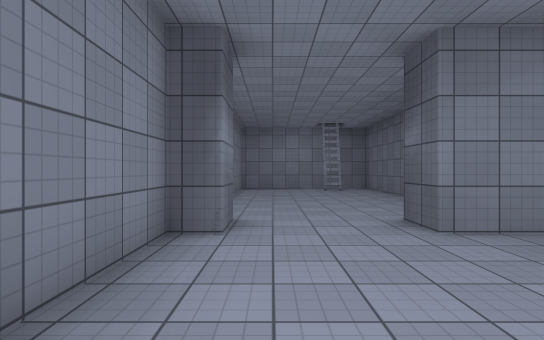
view 1 (above)

19 first-person views from a walk through a 3-D level made in the Unity game engine. The camera is 1.4 m above the floor, looks level and sees 80° across. The floor is counted in squares, 2 m on a side. Each view is taken from the middle of a square. On the plan, view 1 faces up. The plan holds only what a view shows up to about 10 squares ahead; the rest is blank. The place goes on beyond the plan. The player character is not drawn. Surface patterns are stand-ins for the level's own textures.

view 2
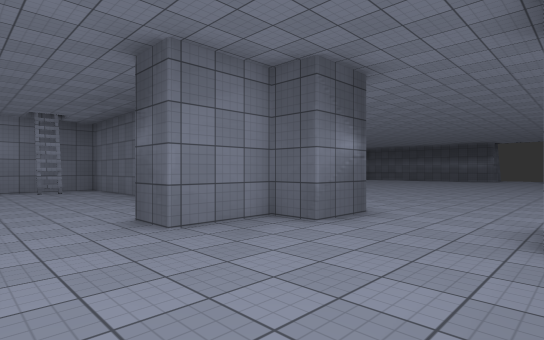

view 3
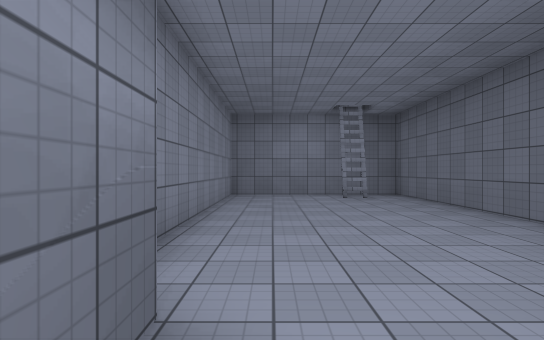

view 4
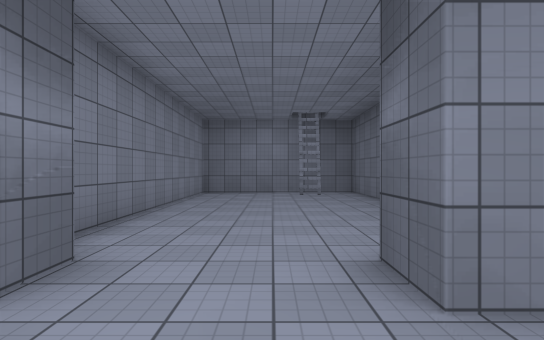

view 5
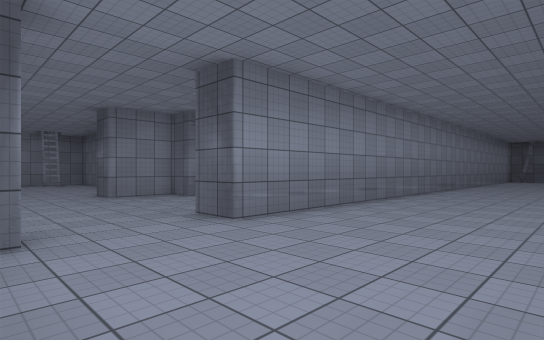

view 6
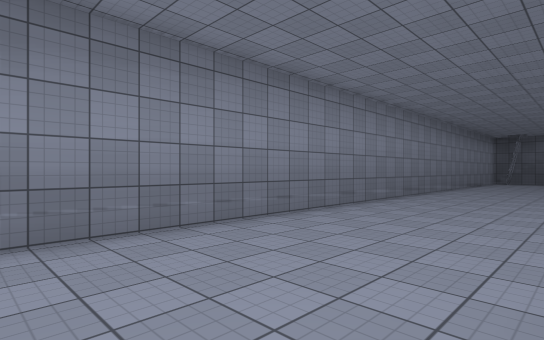

view 7
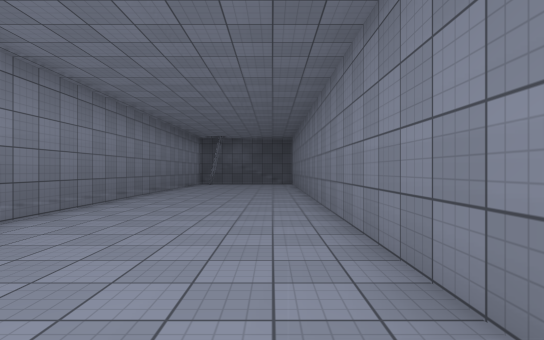

view 8
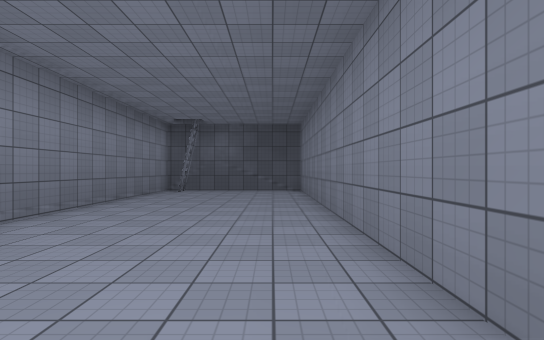

view 9
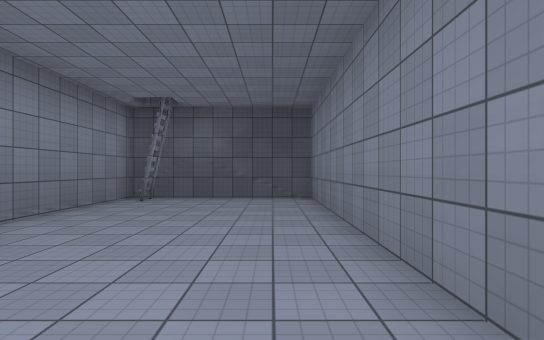

view 10
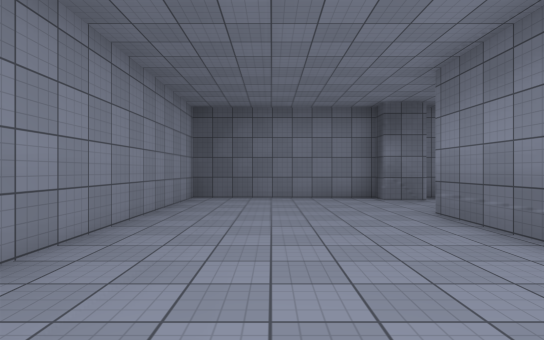

view 11
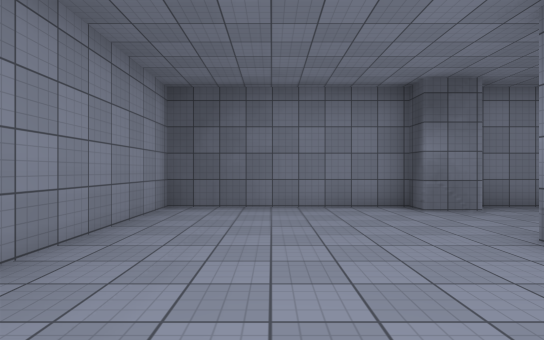

view 12
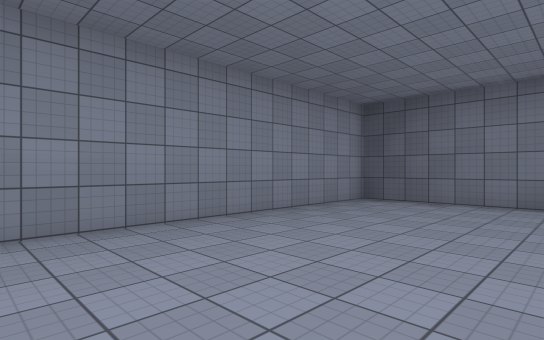

view 13
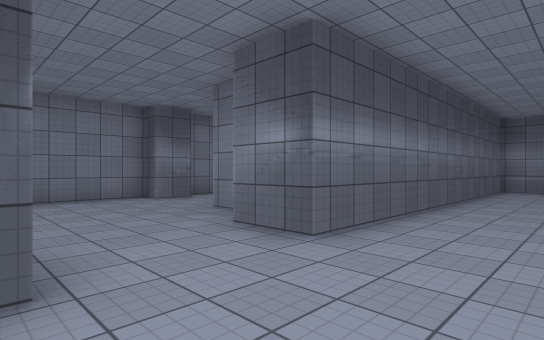

view 14
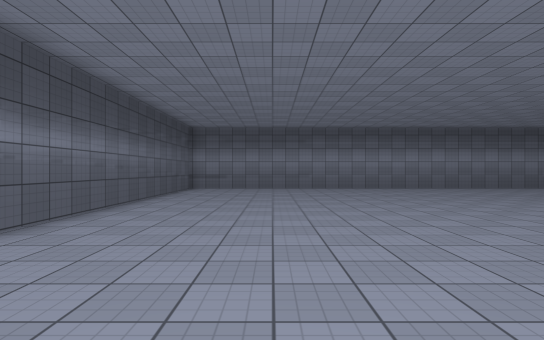

view 15
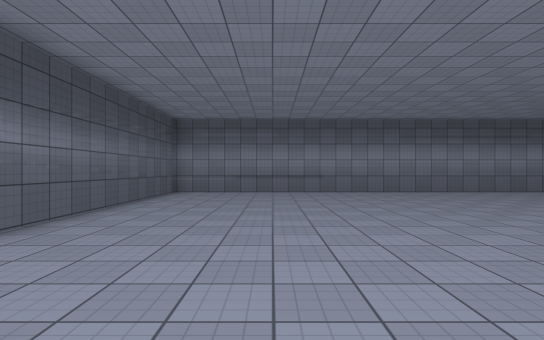

view 16
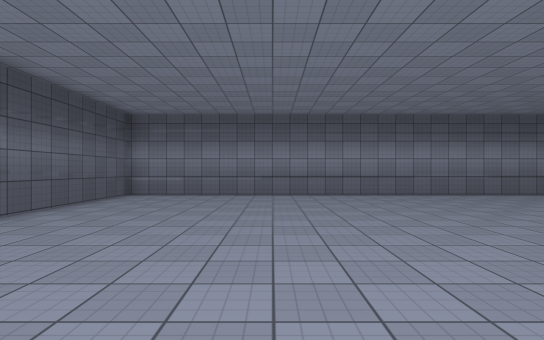

view 17
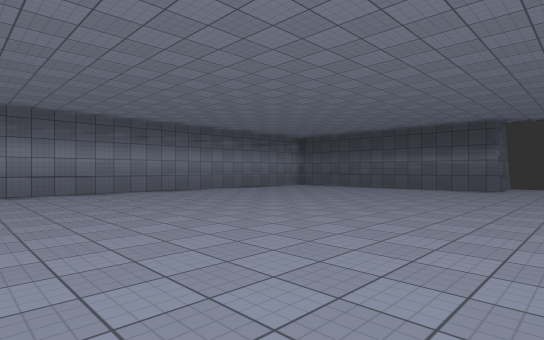

view 18
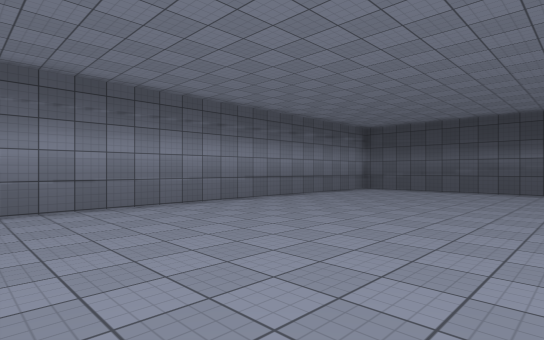

view 19
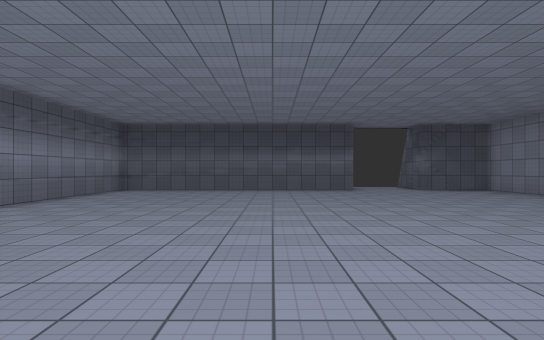

### Floor plan
Points are (right, up) in squares from view 1. A wall is a line through its corners. A room is listed if a view was taken in it or the views show most of it. See-through windows are left out.
Room 1 (views 1, 2, 3, 4)
walls: (-0.5, -0.4) (-0.5, -1.4); (1.8, -1.4) (1.8, -0.4); (-0.5, 3.6) (-1.2, 3.6) (-1.2, -0.1); (3.6, 2.7) (3.6, 3.6) (1.8, 3.6)
ways out: opening at (0.5, -1) to room 2; opening at (4.5, 1.5) to room 3; opening at (0.5, 4) to room 4
Room 2 (views 5, 6, 7, 8, 9, 10, 11, 12)
walls: (-0.5, -1.4) (-1.2, -1.4) (-1.2, -6) (22.2, -6) (22.2, -1.4) (1.8, -1.4); (21.9, -2.2) (21.1, -2.2)
ways out: opening at (0.5, -1) to room 1
Room 3 (views 13, 14, 15, 16, 17, 18, 19)
walls: (22.2, 6.9) (22.2, 9); (19.8, -0.4) (21, -0.4); (21, 12.2) (4.9, 12.2) (4.9, 2.7) (3.6, 2.7)
ways out: opening at (4.5, 1.5) to room 1
Room 4 (no view inside)
walls: (3.6, 7.2) (3.6, 12.2) (-1.2, 12.2) (-1.2, 4.9); (2.5, 11.1) (1.7, 11.1); (-0.5, 4.6) (-0.5, 3.6); (1.8, 3.6) (1.8, 4.6)
ways out: opening at (0.5, 4) to room 1

Where each view was taken, in squares from view 1:
view 1: 0 up, 0 right, facing up
view 2: 0 up, 0 right, facing up-right
view 3: 3 up, 0 right, facing up
view 4: 2 up, 1 right, facing up
view 5: 5 down, 1 left, facing up-right
view 6: 5 down, 3 right, facing up-right
view 7: 5 down, 6 right, facing right
view 8: 5 down, 11 right, facing right
view 9: 5 down, 14 right, facing right
view 10: 4 down, 7 right, facing left
view 11: 4 down, 5 right, facing left
view 12: 2 down, 6 right, facing down-left
view 13: 0 up, 7 right, facing up-left
view 14: 0 up, 8 right, facing up
view 15: 2 up, 8 right, facing up
view 16: 3 up, 9 right, facing up
view 17: 2 up, 10 right, facing up-right
view 18: 6 up, 11 right, facing up-right
view 19: 7 up, 11 right, facing right
